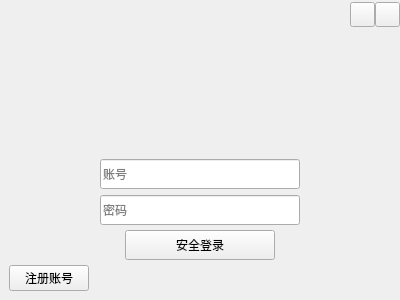
<?xml version="1.0" encoding="UTF-8"?>
<ui version="4.0">
 <class>Login</class>
 <widget class="QWidget" name="Login">
  <property name="geometry">
   <rect>
    <x>0</x>
    <y>0</y>
    <width>400</width>
    <height>300</height>
   </rect>
  </property>
  <property name="minimumSize">
   <size>
    <width>400</width>
    <height>300</height>
   </size>
  </property>
  <property name="maximumSize">
   <size>
    <width>400</width>
    <height>300</height>
   </size>
  </property>
  <property name="windowTitle">
   <string>Login</string>
  </property>
  <property name="styleSheet">
   <string notr="true"/>
  </property>
  <layout class="QVBoxLayout" name="verticalLayout_3">
   <property name="spacing">
    <number>0</number>
   </property>
   <property name="leftMargin">
    <number>0</number>
   </property>
   <property name="topMargin">
    <number>0</number>
   </property>
   <property name="rightMargin">
    <number>0</number>
   </property>
   <property name="bottomMargin">
    <number>0</number>
   </property>
   <item>
    <widget class="QWidget" name="widgetTitle" native="true">
     <property name="minimumSize">
      <size>
       <width>0</width>
       <height>30</height>
      </size>
     </property>
     <property name="maximumSize">
      <size>
       <width>16777215</width>
       <height>30</height>
      </size>
     </property>
     <layout class="QHBoxLayout" name="horizontalLayout">
      <property name="spacing">
       <number>0</number>
      </property>
      <property name="leftMargin">
       <number>0</number>
      </property>
      <property name="topMargin">
       <number>0</number>
      </property>
      <property name="rightMargin">
       <number>0</number>
      </property>
      <property name="bottomMargin">
       <number>0</number>
      </property>
      <item>
       <spacer name="horizontalSpacer">
        <property name="orientation">
         <enum>Qt::Horizontal</enum>
        </property>
        <property name="sizeHint" stdset="0">
         <size>
          <width>347</width>
          <height>9</height>
         </size>
        </property>
       </spacer>
      </item>
      <item>
       <widget class="QPushButton" name="Button_min">
        <property name="minimumSize">
         <size>
          <width>25</width>
          <height>25</height>
         </size>
        </property>
        <property name="maximumSize">
         <size>
          <width>25</width>
          <height>25</height>
         </size>
        </property>
        <property name="text">
         <string/>
        </property>
        <property name="icon">
         <iconset resource="images.qrc">
          <normaloff>:/images/drop-down-hover.png</normaloff>:/images/drop-down-hover.png</iconset>
        </property>
       </widget>
      </item>
      <item>
       <widget class="QPushButton" name="Button_close">
        <property name="minimumSize">
         <size>
          <width>25</width>
          <height>25</height>
         </size>
        </property>
        <property name="maximumSize">
         <size>
          <width>25</width>
          <height>25</height>
         </size>
        </property>
        <property name="text">
         <string/>
        </property>
        <property name="icon">
         <iconset resource="images.qrc">
          <normaloff>:/images/close.png</normaloff>:/images/close.png</iconset>
        </property>
       </widget>
      </item>
     </layout>
    </widget>
   </item>
   <item>
    <widget class="QLabel" name="label_top">
     <property name="minimumSize">
      <size>
       <width>0</width>
       <height>120</height>
      </size>
     </property>
     <property name="maximumSize">
      <size>
       <width>16777215</width>
       <height>120</height>
      </size>
     </property>
     <property name="text">
      <string/>
     </property>
     <property name="pixmap">
      <pixmap>:/new/prefix1/images/gifLabel.gif</pixmap>
     </property>
    </widget>
   </item>
   <item>
    <widget class="QStackedWidget" name="stackedWidget">
     <property name="currentIndex">
      <number>0</number>
     </property>
     <widget class="QWidget" name="page">
      <layout class="QVBoxLayout" name="verticalLayout">
       <item>
        <layout class="QHBoxLayout" name="horizontalLayout_5">
         <item>
          <spacer name="horizontalSpacer_5">
           <property name="orientation">
            <enum>Qt::Horizontal</enum>
           </property>
           <property name="sizeHint" stdset="0">
            <size>
             <width>40</width>
             <height>20</height>
            </size>
           </property>
          </spacer>
         </item>
         <item>
          <widget class="QLineEdit" name="account">
           <property name="minimumSize">
            <size>
             <width>200</width>
             <height>30</height>
            </size>
           </property>
           <property name="text">
            <string/>
           </property>
           <property name="placeholderText">
            <string>账号</string>
           </property>
          </widget>
         </item>
         <item>
          <spacer name="horizontalSpacer_7">
           <property name="orientation">
            <enum>Qt::Horizontal</enum>
           </property>
           <property name="sizeHint" stdset="0">
            <size>
             <width>40</width>
             <height>20</height>
            </size>
           </property>
          </spacer>
         </item>
        </layout>
       </item>
       <item>
        <layout class="QHBoxLayout" name="horizontalLayout_4">
         <item>
          <spacer name="horizontalSpacer_3">
           <property name="orientation">
            <enum>Qt::Horizontal</enum>
           </property>
           <property name="sizeHint" stdset="0">
            <size>
             <width>40</width>
             <height>20</height>
            </size>
           </property>
          </spacer>
         </item>
         <item>
          <widget class="QLineEdit" name="password">
           <property name="minimumSize">
            <size>
             <width>200</width>
             <height>30</height>
            </size>
           </property>
           <property name="text">
            <string/>
           </property>
           <property name="echoMode">
            <enum>QLineEdit::Password</enum>
           </property>
           <property name="placeholderText">
            <string>密码</string>
           </property>
          </widget>
         </item>
         <item>
          <spacer name="horizontalSpacer_4">
           <property name="orientation">
            <enum>Qt::Horizontal</enum>
           </property>
           <property name="sizeHint" stdset="0">
            <size>
             <width>40</width>
             <height>20</height>
            </size>
           </property>
          </spacer>
         </item>
        </layout>
       </item>
       <item>
        <layout class="QHBoxLayout" name="horizontalLayout_3">
         <item>
          <spacer name="horizontalSpacer_8">
           <property name="orientation">
            <enum>Qt::Horizontal</enum>
           </property>
           <property name="sizeHint" stdset="0">
            <size>
             <width>40</width>
             <height>20</height>
            </size>
           </property>
          </spacer>
         </item>
         <item>
          <widget class="QPushButton" name="btnLogin">
           <property name="minimumSize">
            <size>
             <width>150</width>
             <height>30</height>
            </size>
           </property>
           <property name="text">
            <string>安全登录</string>
           </property>
          </widget>
         </item>
         <item>
          <spacer name="horizontalSpacer_6">
           <property name="orientation">
            <enum>Qt::Horizontal</enum>
           </property>
           <property name="sizeHint" stdset="0">
            <size>
             <width>40</width>
             <height>20</height>
            </size>
           </property>
          </spacer>
         </item>
        </layout>
       </item>
       <item>
        <layout class="QHBoxLayout" name="horizontalLayout_2">
         <item>
          <widget class="QPushButton" name="btnregisterAccount">
           <property name="text">
            <string>注册账号</string>
           </property>
          </widget>
         </item>
         <item>
          <spacer name="horizontalSpacer_2">
           <property name="orientation">
            <enum>Qt::Horizontal</enum>
           </property>
           <property name="sizeHint" stdset="0">
            <size>
             <width>270</width>
             <height>20</height>
            </size>
           </property>
          </spacer>
         </item>
        </layout>
       </item>
      </layout>
     </widget>
     <widget class="QWidget" name="page_2">
      <layout class="QVBoxLayout" name="verticalLayout_2">
       <item>
        <layout class="QHBoxLayout" name="horizontalLayout_12" stretch="1,3">
         <item>
          <widget class="QLabel" name="label_9">
           <property name="text">
            <string>用户名：</string>
           </property>
          </widget>
         </item>
         <item>
          <widget class="QLineEdit" name="registerUserName">
           <property name="text">
            <string/>
           </property>
           <property name="echoMode">
            <enum>QLineEdit::Normal</enum>
           </property>
          </widget>
         </item>
        </layout>
       </item>
       <item>
        <layout class="QHBoxLayout" name="horizontalLayout_10" stretch="1,3">
         <item>
          <widget class="QLabel" name="labelConfirm_2">
           <property name="text">
            <string>密码：</string>
           </property>
          </widget>
         </item>
         <item>
          <widget class="QLineEdit" name="registerPassword">
           <property name="text">
            <string/>
           </property>
           <property name="echoMode">
            <enum>QLineEdit::Password</enum>
           </property>
          </widget>
         </item>
        </layout>
       </item>
       <item>
        <layout class="QHBoxLayout" name="horizontalLayout_6" stretch="1,3">
         <item>
          <widget class="QLabel" name="labelConfirm">
           <property name="text">
            <string>确认密码：</string>
           </property>
          </widget>
         </item>
         <item>
          <widget class="QLineEdit" name="registerConfirmPassword">
           <property name="text">
            <string/>
           </property>
           <property name="echoMode">
            <enum>QLineEdit::Password</enum>
           </property>
          </widget>
         </item>
        </layout>
       </item>
       <item>
        <layout class="QHBoxLayout" name="horizontalLayout_13">
         <item>
          <widget class="QPushButton" name="btnRegister">
           <property name="text">
            <string>注册</string>
           </property>
          </widget>
         </item>
         <item>
          <spacer name="horizontalSpacer_9">
           <property name="orientation">
            <enum>Qt::Horizontal</enum>
           </property>
           <property name="sizeHint" stdset="0">
            <size>
             <width>40</width>
             <height>20</height>
            </size>
           </property>
          </spacer>
         </item>
         <item>
          <widget class="QPushButton" name="btnRegisterCancel">
           <property name="text">
            <string>取消</string>
           </property>
          </widget>
         </item>
        </layout>
       </item>
      </layout>
     </widget>
    </widget>
   </item>
  </layout>
 </widget>
 <resources>
  <include location="images.qrc"/>
 </resources>
 <connections/>
</ui>
